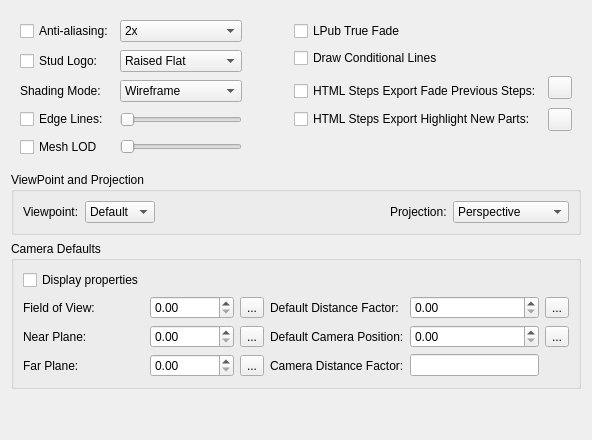
     <widget class="QWidget" name="tabRendering">
      <attribute name="title">
       <string>Rendering</string>
      </attribute>
      <layout class="QGridLayout" name="gridLayout_4">
       <item row="8" column="0" colspan="2">
        <spacer name="verticalSpacer">
         <property name="orientation">
          <enum>Qt::Vertical</enum>
         </property>
         <property name="sizeHint" stdset="0">
          <size>
           <width>20</width>
           <height>40</height>
          </size>
         </property>
        </spacer>
       </item>
       <item row="2" column="0" colspan="2">
        <widget class="QGroupBox" name="renderingGroup">
         <property name="title">
          <string>ViewPoint and Projection</string>
         </property>
         <layout class="QHBoxLayout" name="horizontalLayout_2">
          <item>
           <widget class="QLabel" name="label_15">
            <property name="sizePolicy">
             <sizepolicy hsizetype="Preferred" vsizetype="Preferred">
              <horstretch>0</horstretch>
              <verstretch>0</verstretch>
             </sizepolicy>
            </property>
            <property name="text">
             <string>Viewpoint:</string>
            </property>
           </widget>
          </item>
          <item>
           <widget class="QComboBox" name="ViewpointsCombo">
            <property name="minimumSize">
             <size>
              <width>0</width>
              <height>0</height>
             </size>
            </property>
            <property name="toolTip">
             <string>Select default viewpoint</string>
            </property>
            <property name="statusTip">
             <string/>
            </property>
            <property name="currentIndex">
             <number>7</number>
            </property>
            <item>
             <property name="text">
              <string>Front</string>
             </property>
            </item>
            <item>
             <property name="text">
              <string>Back</string>
             </property>
            </item>
            <item>
             <property name="text">
              <string>Top</string>
             </property>
            </item>
            <item>
             <property name="text">
              <string>Bottom</string>
             </property>
            </item>
            <item>
             <property name="text">
              <string>Left</string>
             </property>
            </item>
            <item>
             <property name="text">
              <string>Right</string>
             </property>
            </item>
            <item>
             <property name="text">
              <string>Home</string>
             </property>
            </item>
            <item>
             <property name="text">
              <string>Default</string>
             </property>
            </item>
           </widget>
          </item>
          <item>
           <spacer name="horizontalSpacer_5">
            <property name="orientation">
             <enum>Qt::Horizontal</enum>
            </property>
            <property name="sizeHint" stdset="0">
             <size>
              <width>25</width>
              <height>20</height>
             </size>
            </property>
           </spacer>
          </item>
          <item>
           <widget class="QLabel" name="label_16">
            <property name="text">
             <string>Projection:</string>
            </property>
           </widget>
          </item>
          <item>
           <widget class="QComboBox" name="ProjectionCombo">
            <property name="minimumSize">
             <size>
              <width>0</width>
              <height>0</height>
             </size>
            </property>
            <property name="toolTip">
             <string>Select default projection</string>
            </property>
            <property name="statusTip">
             <string/>
            </property>
            <item>
             <property name="text">
              <string>Perspective</string>
             </property>
            </item>
            <item>
             <property name="text">
              <string>Orthographic      </string>
             </property>
            </item>
            <item>
             <property name="text">
              <string>Default</string>
             </property>
            </item>
           </widget>
          </item>
         </layout>
        </widget>
       </item>
       <item row="7" column="0" colspan="2">
        <widget class="QGroupBox" name="groupBox_7">
         <property name="title">
          <string>Camera Defaults</string>
         </property>
         <layout class="QGridLayout" name="gridLayout_5">
          <item row="4" column="2">
           <widget class="QToolButton" name="resetFoV">
            <property name="toolTip">
             <string>Reset</string>
            </property>
            <property name="text">
             <string>...</string>
            </property>
           </widget>
          </item>
          <item row="5" column="2">
           <widget class="QToolButton" name="resetNearPlane">
            <property name="toolTip">
             <string>Reset</string>
            </property>
            <property name="text">
             <string>...</string>
            </property>
           </widget>
          </item>
          <item row="6" column="2">
           <widget class="QToolButton" name="resetFarPlane">
            <property name="toolTip">
             <string>Reset</string>
            </property>
            <property name="text">
             <string>...</string>
            </property>
           </widget>
          </item>
          <item row="4" column="0">
           <widget class="QLabel" name="label_20">
            <property name="toolTip">
             <string>Set default field of view</string>
            </property>
            <property name="text">
             <string>Field of View:</string>
            </property>
           </widget>
          </item>
          <item row="5" column="1">
           <widget class="QDoubleSpinBox" name="cameraNearPlane">
            <property name="toolTip">
             <string>Set default near plane</string>
            </property>
           </widget>
          </item>
          <item row="6" column="1">
           <widget class="QDoubleSpinBox" name="cameraFarPlane">
            <property name="toolTip">
             <string>Set default far plane</string>
            </property>
            <property name="maximum">
             <double>900000.000000000000000</double>
            </property>
           </widget>
          </item>
          <item row="6" column="0">
           <widget class="QLabel" name="label_22">
            <property name="toolTip">
             <string>Set default far plane</string>
            </property>
            <property name="text">
             <string>Far Plane:</string>
            </property>
           </widget>
          </item>
          <item row="4" column="1">
           <widget class="QDoubleSpinBox" name="cameraFoV">
            <property name="toolTip">
             <string>Set default field of view</string>
            </property>
           </widget>
          </item>
          <item row="5" column="0">
           <widget class="QLabel" name="label_21">
            <property name="toolTip">
             <string>Set default near plane</string>
            </property>
            <property name="text">
             <string>Near Plane:</string>
            </property>
           </widget>
          </item>
          <item row="5" column="4">
           <widget class="QDoubleSpinBox" name="cameraDefaultPosition">
            <property name="toolTip">
             <string>Set the default camera position</string>
            </property>
            <property name="maximum">
             <double>900000.000000000000000</double>
            </property>
           </widget>
          </item>
          <item row="6" column="3">
           <widget class="QLabel" name="label_26">
            <property name="text">
             <string>Camera Distance Factor:</string>
            </property>
           </widget>
          </item>
          <item row="0" column="0">
           <widget class="QCheckBox" name="defaultCameraProperties">
            <property name="toolTip">
             <string>Display default camera properties in Properties window</string>
            </property>
            <property name="text">
             <string>Display properties</string>
            </property>
           </widget>
          </item>
          <item row="4" column="4">
           <widget class="QDoubleSpinBox" name="cameraDefaultDistanceFactor">
            <property name="toolTip">
             <string>Set value higher to increase the default rendered image size (automatically multiplied by -1)</string>
            </property>
           </widget>
          </item>
          <item row="5" column="3">
           <widget class="QLabel" name="label_25">
            <property name="toolTip">
             <string>Set the default camera position</string>
            </property>
            <property name="text">
             <string>Default Camera Position:</string>
            </property>
           </widget>
          </item>
          <item row="4" column="3">
           <widget class="QLabel" name="label_24">
            <property name="toolTip">
             <string>Set default camera distance factor (automatically multiplied by -1)</string>
            </property>
            <property name="text">
             <string>Default Distance Factor:</string>
            </property>
           </widget>
          </item>
          <item row="4" column="5">
           <widget class="QToolButton" name="resetDefaultDistanceFactor">
            <property name="toolTip">
             <string>Reset</string>
            </property>
            <property name="text">
             <string>...</string>
            </property>
           </widget>
          </item>
          <item row="5" column="5">
           <widget class="QToolButton" name="resetDefaultPosition">
            <property name="toolTip">
             <string>Reset</string>
            </property>
            <property name="text">
             <string>...</string>
            </property>
           </widget>
          </item>
          <item row="6" column="4">
           <widget class="QLineEdit" name="cameraDistanceFactor">
            <property name="toolTip">
             <string>Camera distance factor - Default Camera Position divided by negative(Default Distance Factor)</string>
            </property>
           </widget>
          </item>
         </layout>
        </widget>
       </item>
       <item row="0" column="0" colspan="2">
        <widget class="QWidget" name="widget" native="true">
         <layout class="QGridLayout" name="gridLayout">
          <item row="0" column="1">
           <widget class="QComboBox" name="antiAliasingSamples">
            <property name="toolTip">
             <string>Set LEGO stud logo exponent</string>
            </property>
            <item>
             <property name="text">
              <string>2x</string>
             </property>
            </item>
            <item>
             <property name="text">
              <string>4x</string>
             </property>
            </item>
            <item>
             <property name="text">
              <string>8x</string>
             </property>
            </item>
           </widget>
          </item>
          <item row="0" column="2">
           <spacer name="horizontalSpacer_2">
            <property name="orientation">
             <enum>Qt::Horizontal</enum>
            </property>
            <property name="sizeHint" stdset="0">
             <size>
              <width>40</width>
              <height>20</height>
             </size>
            </property>
           </spacer>
          </item>
          <item row="1" column="0" rowspan="2">
           <widget class="QCheckBox" name="studLogo">
            <property name="toolTip">
             <string>Enable LEGO stud logo</string>
            </property>
            <property name="text">
             <string>Stud Logo:</string>
            </property>
           </widget>
          </item>
          <item row="0" column="0">
           <widget class="QCheckBox" name="antiAliasing">
            <property name="toolTip">
             <string>Enable anti-aliasing</string>
            </property>
            <property name="text">
             <string>Anti-aliasing:</string>
            </property>
           </widget>
          </item>
          <item row="1" column="1" rowspan="2">
           <widget class="QComboBox" name="studLogoCombo">
            <property name="toolTip">
             <string>Select LEGO stud logo version</string>
            </property>
            <property name="currentIndex">
             <number>2</number>
            </property>
            <item>
             <property name="text">
              <string>Single Wire</string>
             </property>
            </item>
            <item>
             <property name="text">
              <string>Double Wire</string>
             </property>
            </item>
            <item>
             <property name="text">
              <string>Raised Flat</string>
             </property>
            </item>
            <item>
             <property name="text">
              <string>Raised Rounded</string>
             </property>
            </item>
            <item>
             <property name="text">
              <string>Subtle Rounded</string>
             </property>
            </item>
           </widget>
          </item>
          <item row="1" column="3" colspan="2">
           <widget class="QCheckBox" name="ConditionalLines">
            <property name="toolTip">
             <string>Draw conditional lines </string>
            </property>
            <property name="text">
             <string>Draw Conditional Lines</string>
            </property>
           </widget>
          </item>
          <item row="2" column="4" rowspan="2">
           <widget class="QToolButton" name="FadeStepsColor">
            <property name="text">
             <string/>
            </property>
           </widget>
          </item>
          <item row="3" column="3">
           <widget class="QCheckBox" name="FadeSteps">
            <property name="toolTip">
             <string>Enable fade previous steps when exporting HTML Steps</string>
            </property>
            <property name="text">
             <string>HTML Steps Export Fade Previous Steps:</string>
            </property>
           </widget>
          </item>
          <item row="0" column="3">
           <widget class="QCheckBox" name="LPubTrueFade">
            <property name="toolTip">
             <string>Make faded parts translucent but do not draw back faces</string>
            </property>
            <property name="text">
             <string>LPub True Fade</string>
            </property>
           </widget>
          </item>
          <item row="3" column="0">
           <widget class="QLabel" name="label_3">
            <property name="text">
             <string>Shading Mode:</string>
            </property>
           </widget>
          </item>
          <item row="6" column="1">
           <widget class="QSlider" name="MeshLODSlider">
            <property name="toolTip">
             <string>Set mesh level of detail distance</string>
            </property>
            <property name="orientation">
             <enum>Qt::Horizontal</enum>
            </property>
           </widget>
          </item>
          <item row="6" column="0">
           <widget class="QCheckBox" name="MeshLOD">
            <property name="toolTip">
             <string>Enable switching from high to low level of detail during zoom</string>
            </property>
            <property name="statusTip">
             <string>Enable mesh level of detail</string>
            </property>
            <property name="text">
             <string>Mesh LOD</string>
            </property>
           </widget>
          </item>
          <item row="3" column="1">
           <widget class="QComboBox" name="ShadingMode">
            <property name="toolTip">
             <string>Select shading mode</string>
            </property>
            <item>
             <property name="text">
              <string>Wireframe</string>
             </property>
            </item>
            <item>
             <property name="text">
              <string>Flat Shading</string>
             </property>
            </item>
            <item>
             <property name="text">
              <string>Default Lights</string>
             </property>
            </item>
           </widget>
          </item>
          <item row="4" column="4">
           <widget class="QToolButton" name="HighlightNewPartsColor">
            <property name="text">
             <string/>
            </property>
           </widget>
          </item>
          <item row="4" column="3">
           <widget class="QCheckBox" name="HighlightNewParts">
            <property name="toolTip">
             <string>Enable highlight current step parts when exporting HTML Steps</string>
            </property>
            <property name="text">
             <string>HTML Steps Export Highlight New Parts:</string>
            </property>
           </widget>
          </item>
          <item row="4" column="0">
           <widget class="QCheckBox" name="edgeLines">
            <property name="toolTip">
             <string>Enable edge lines</string>
            </property>
            <property name="text">
             <string>Edge Lines:</string>
            </property>
           </widget>
          </item>
          <item row="4" column="1">
           <widget class="QSlider" name="LineWidthSlider">
            <property name="sizePolicy">
             <sizepolicy hsizetype="Minimum" vsizetype="Fixed">
              <horstretch>0</horstretch>
              <verstretch>0</verstretch>
             </sizepolicy>
            </property>
            <property name="orientation">
             <enum>Qt::Horizontal</enum>
            </property>
            <property name="tickPosition">
             <enum>QSlider::NoTicks</enum>
            </property>
           </widget>
          </item>
          <item row="6" column="2">
           <widget class="QLabel" name="MeshLODLabel">
            <property name="text">
             <string/>
            </property>
           </widget>
          </item>
          <item row="4" column="2">
           <widget class="QLabel" name="LineWidthLabel">
            <property name="text">
             <string/>
            </property>
           </widget>
          </item>
         </layout>
        </widget>
       </item>
      </layout>
     </widget>
